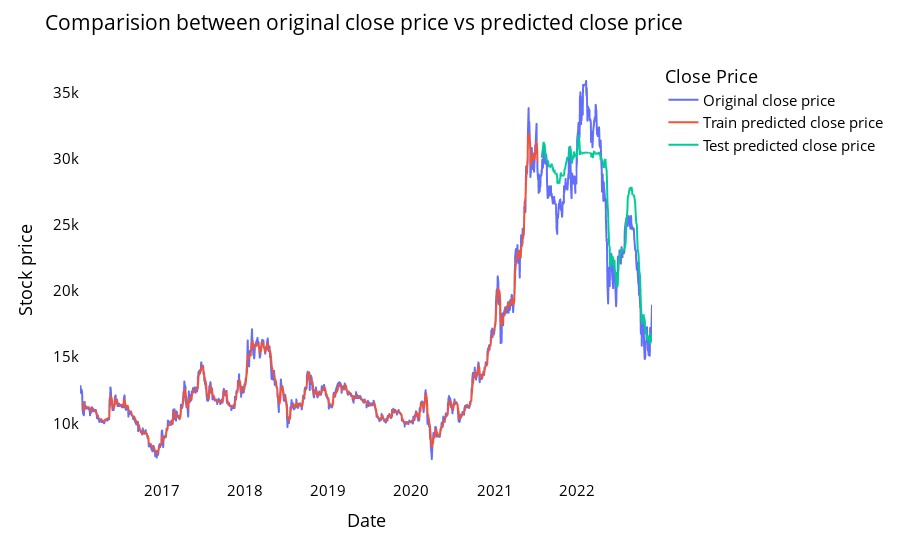

Source (notebook cell):
### Code cell
# shift train predictions for plotting
from itertools import cycle
import plotly.express as px


print(RF_train_predict.shape)
print(RF_test_predict.shape)
print(len(closedf))

look_back=time_step
trainPredictPlot = np.empty_like(closedf)
trainPredictPlot[:, :] = np.nan
trainPredictPlot[look_back:len(RF_train_predict)+look_back, :] = RF_train_predict
print("Train predicted data: ", trainPredictPlot)

# shift test predictions for plotting
testPredictPlot = np.empty_like(closedf)
testPredictPlot[:, :] = np.nan
testPredictPlot[len(RF_train_predict)+(look_back*2)+1:len(closedf)-1, :] = RF_test_predict
print("Test predicted data: ", testPredictPlot)

names = cycle(['Original close price','Train predicted close price','Test predicted close price'])


plotdf = pd.DataFrame({'date': close_stock['Date'],
                       'original_close': close_stock['Close'],
                      'train_predicted_close': trainPredictPlot.reshape(1,-1)[0].tolist(),
                      'test_predicted_close': testPredictPlot.reshape(1,-1)[0].tolist()})

fig = px.line(plotdf,x=plotdf['date'], y=[plotdf['original_close'],plotdf['train_predicted_close'],
                                          plotdf['test_predicted_close']],
              labels={'value':'Stock price','date': 'Date'})
fig.update_layout(title_text='Comparision between original close price vs predicted close price',
                  plot_bgcolor='white', font_size=15, font_color='black', legend_title_text='Close Price')
fig.for_each_trace(lambda t:  t.update(name = next(names)))

fig.update_xaxes(showgrid=False)
fig.update_yaxes(showgrid=False)
fig.show()

### Figure 1 — Plotly figure (JSON) as saved in the notebook; plotly's stock layout.template omitted (floating-point values rounded to 4 significant figures; data arrays with more than 128 entries replaced by an {"elided": "..."} marker saying what was removed)
{"data": [{"hovertemplate": "variable=original_close<br>Date=%{x}<br>Stock price=%{y}<extra></extra>", "legendgroup": "original_close", "line": {"color": "#636efa", "dash": "solid"}, "marker": {"symbol": "circle"}, "mode": "lines", "name": "Original close price", "showlegend": true, "type": "scattergl", "x": {"elided": "1727 str values"}, "xaxis": "x", "y": {"elided": "1727 int values"}, "yaxis": "y"}, {"hovertemplate": "variable=train_predicted_close<br>Date=%{x}<br>Stock price=%{y}<extra></extra>", "legendgroup": "train_predicted_close", "line": {"color": "#EF553B", "dash": "solid"}, "marker": {"symbol": "circle"}, "mode": "lines", "name": "Train predicted close price", "showlegend": true, "type": "scattergl", "x": {"elided": "1727 str values"}, "xaxis": "x", "y": {"elided": "1727 float values"}, "yaxis": "y"}, {"hovertemplate": "variable=test_predicted_close<br>Date=%{x}<br>Stock price=%{y}<extra></extra>", "legendgroup": "test_predicted_close", "line": {"color": "#00cc96", "dash": "solid"}, "marker": {"symbol": "circle"}, "mode": "lines", "name": "Test predicted close price", "showlegend": true, "type": "scattergl", "x": {"elided": "1727 str values"}, "xaxis": "x", "y": {"elided": "1727 float values"}, "yaxis": "y"}], "layout": {"font": {"color": "black", "size": 15}, "legend": {"title": {"text": "Close Price"}, "tracegroupgap": 0}, "margin": {"t": 60}, "plot_bgcolor": "white", "title": {"text": "Comparision between original close price vs predicted close price"}, "xaxis": {"anchor": "y", "domain": [0, 1], "showgrid": false, "title": {"text": "Date"}}, "yaxis": {"anchor": "x", "domain": [0, 1], "showgrid": false, "title": {"text": "Stock price"}}}}
